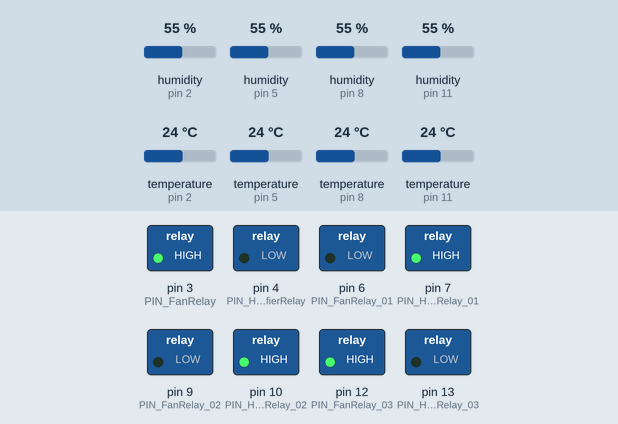
Simulated run of this sketch. Board: Arduino Uno, built with avr-gcc and run on an emulated ATmega328P. Shown: switched loads named in the sketch (green lamp = pin HIGH). The test bench sets the inputs (shaded band); at power-on: humidity (sensors on pin 2, pin 5, pin 8, pin 11) 55 %, temperature (sensors on pin 2, pin 5, pin 8, pin 11) 24 °C. What the sketch prints to the serial monitor is not drawn.

Above: at 3.5 s.
3.6 s: humidity (sensor on pin 2) set to 83 %
7.6 s: humidity (sensor on pin 2) set to 86 %
At 8.5 s:
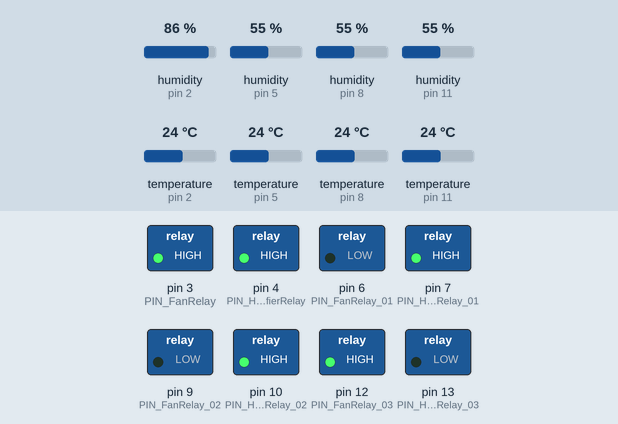
10.0 s: humidity (sensor on pin 5) set to 83 %
12.6 s: humidity (sensor on pin 5) set to 86 %
At 13.5 s:
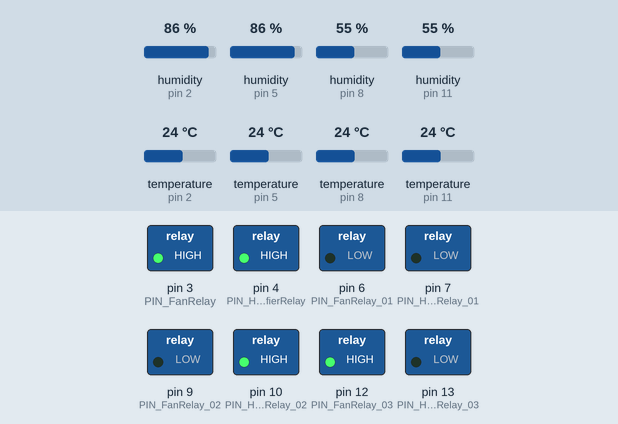
15.0 s: humidity (sensor on pin 8) set to 83 %
17.9 s: humidity (sensor on pin 8) set to 86 %
At 18.9 s:
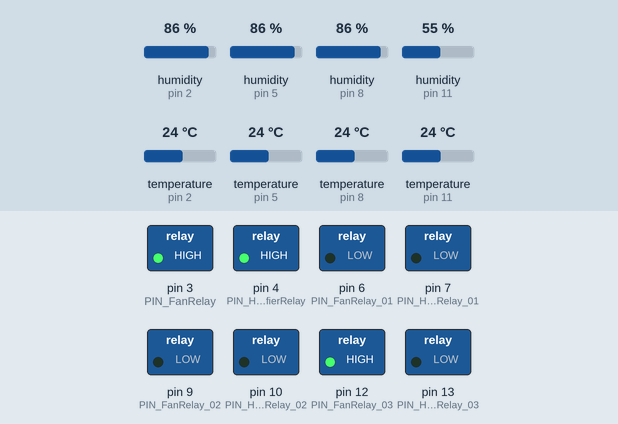
Timing chart, 0 to 20.9 s (numbered marks = the images above; inputs shaded):
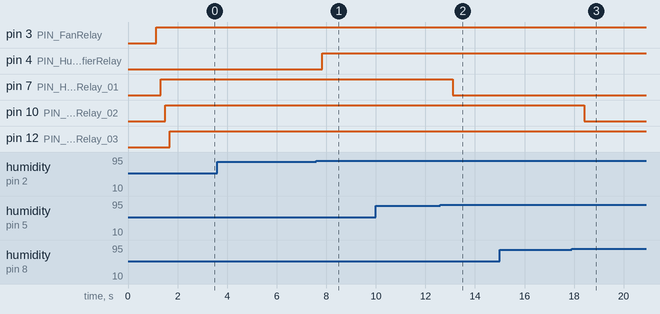

Measured:
- the behaviour switches between 84 and 85 % on humidity (sensor on pin 2) (found by bisection; images 0 and 1)
- the behaviour switches between 84 and 85 % on humidity (sensor on pin 5) (found by bisection; images 1 and 2)
- the behaviour switches between 84 and 85 % on humidity (sensor on pin 8) (found by bisection; images 2 and 3)
- after the input at 3.6 s, every drawn part: stays the same
- after the input at 7.6 s, pin 4 (PIN_HumidifierRelay): LOW → HIGH after 0.24 s
- after the input at 10.0 s, every drawn part: stays the same
- after the input at 12.6 s, pin 7 (PIN_HumidifierRelay_01): HIGH → LOW after 0.50 s
- after the input at 15.0 s, every drawn part: stays the same
- after the input at 17.9 s, pin 10 (PIN_HumidifierRelay_02): HIGH → LOW after 0.51 s

The sketch:

DHT_script_final.ino
```cpp
#include <dht11.h>
#include "Timer.h"

Timer t;
dht11 DHT11;

struct SwitchDuration
{
  long duration;
  int pin;
}SD00,SD01,SD02,SD03;

struct HumiProc
{
  int pin_DHT;
  int pin_Fan;
  int pin_Humi;
}HP00,HP01,HP02,HP03;

#define PIN_DHT11 2
#define PIN_FanRelay 3
#define PIN_HumidifierRelay 4

#define PIN_DHT11_01 5
#define PIN_FanRelay_01 6
#define PIN_HumidifierRelay_01 7

#define PIN_DHT11_02 8
#define PIN_FanRelay_02 9
#define PIN_HumidifierRelay_02 10

#define PIN_DHT11_03 11
#define PIN_FanRelay_03 12
#define PIN_HumidifierRelay_03 13

void setup()
{
  Serial.begin(9600);
  pinMode(PIN_DHT11, OUTPUT);
  pinMode(PIN_FanRelay, OUTPUT);
  pinMode(PIN_HumidifierRelay, OUTPUT);

  pinMode(PIN_DHT11_01, OUTPUT);
  pinMode(PIN_FanRelay_01, OUTPUT);
  pinMode(PIN_HumidifierRelay_01, OUTPUT);

  pinMode(PIN_DHT11_02, OUTPUT);
  pinMode(PIN_FanRelay_02, OUTPUT);
  pinMode(PIN_HumidifierRelay_02, OUTPUT);

  pinMode(PIN_DHT11_03, OUTPUT);
  pinMode(PIN_FanRelay_03, OUTPUT);
  pinMode(PIN_HumidifierRelay_03, OUTPUT);


  SD00.pin = PIN_FanRelay;  SD00.duration = 15000L;
  HP00.pin_DHT=PIN_DHT11;  HP00.pin_Fan=PIN_FanRelay;  HP00.pin_Humi=PIN_HumidifierRelay;

  SD01.pin = PIN_FanRelay_01;  SD01.duration = 15000L;
  HP01.pin_DHT=PIN_DHT11_01;  HP01.pin_Fan=PIN_FanRelay_01;  HP01.pin_Humi=PIN_HumidifierRelay_01;

  SD02.pin = PIN_FanRelay_02;  SD02.duration = 15000L;
  HP02.pin_DHT=PIN_DHT11_02;  HP02.pin_Fan=PIN_FanRelay_02;  HP02.pin_Humi=PIN_HumidifierRelay_02;

  SD03.pin = PIN_FanRelay_03;  SD03.duration = 15000L;
  HP03.pin_DHT=PIN_DHT11_03;  HP03.pin_Fan=PIN_FanRelay_03;  HP03.pin_Humi=PIN_HumidifierRelay_03;


  t.every(1000, Proc_Humidity,(void*)&HP00);
  t.every(600000, RelaySwitch, (void*)&SD00);
  t.every(1000, Proc_Humidity_R,(void*)&HP01);
  t.every(600000, RelaySwitch_R, (void*)&SD01);
  t.every(1000, Proc_Humidity_R,(void*)&HP02);
  t.every(600000, RelaySwitch_R, (void*)&SD02);
  t.every(1000, Proc_Humidity,(void*)&HP03);
  t.every(600000, RelaySwitch, (void*)&SD03);
}


void loop()
{
  t.update();
  delay(1000);
}


void Proc_Humidity(void* context)
{
  //读取传感器数据
  Serial.println("Proc_Humidity is on ");
  struct HumiProc * theHP = (struct HumiProc *)context;
  int chk = DHT11.read(theHP->pin_DHT);
  float humi = DHT11.humidity;
  float temp = DHT11.temperature;
  Send_data("I0H","I0T",humi,temp);

  Serial.print("DHT11 Humidity (%): ");
  Serial.println(humi,2);
  Serial.print("DHT11 Temperature (oC): ");
  Serial.println(temp,2);

  // body


    if(humi > 90)
    {
      Serial.println("Humidity is too high");
      Serial.flush();
      RelayOn(theHP->pin_Fan);
      RelayOff(theHP->pin_Humi);
    }
    if (humi >= 80 && humi <= 90)
    {
      Serial.println("Humidity is ok");
      Serial.flush();
      RelayOff(theHP->pin_Fan);

      if (humi >= 85)
      {
        Serial.println("Humidifier is off");
        Serial.flush();
        RelayOff(theHP->pin_Humi);  // turn the Humidifier off
      }
    }
    if(humi< 80)
    {
      Serial.println("Humidity is too low");
      Serial.flush();
      RelayOff(theHP->pin_Fan);        // turn the Fan off
      RelayOn(theHP->pin_Humi);  // turn the Humidifier on
    }
}


void Proc_Humidity_R(void* context)
{
  //读取传感器数据
  Serial.println("Proc_Humidity is on ");
  struct HumiProc * theHP = (struct HumiProc *)context;
  int chk = DHT11.read(theHP->pin_DHT);
  float humi = DHT11.humidity;
  float temp = DHT11.temperature;
  Send_data("I0H","I0T",humi,temp);

  Serial.print("DHT11 Humidity (%): ");
  Serial.println(humi,2);
  Serial.print("DHT11 Temperature (oC): ");
  Serial.println(temp,2);

  // body


    if(humi > 90)
    {
      Serial.println("Humidity is too high");
      Serial.flush();
      RelayOn_R(theHP->pin_Fan);
      RelayOff_R(theHP->pin_Humi);
    }
    if (humi >= 80 && humi <= 90)
    {
      Serial.println("Humidity is ok");
      Serial.flush();
      RelayOff_R(theHP->pin_Fan);

      if (humi >= 85)
      {
        Serial.println("Humidifier is off");
        Serial.flush();
        RelayOff_R(theHP->pin_Humi);  // turn the Humidifier off
      }
    }
    if(humi< 80)
    {
      Serial.println("Humidity is too low");
      Serial.flush();
      RelayOff_R(theHP->pin_Fan);        // turn the Fan off
      RelayOn_R(theHP->pin_Humi);  // turn the Humidifier on
    }
}


void Send_data(String INH,String INT,float humi,float temp)
{
  Serial.print("{\"");
  Serial.print(INH);
  Serial.print("\":");
  Serial.print(humi);
  Serial.print(",\"");
  Serial.print(INT);
  Serial.print("\":");
  Serial.print(temp);
  Serial.println("}");
  Serial.flush();
}


void RelayOn(int pin)
{
  Serial.print("Pin state is on for ");
  Serial.println(pin);
  digitalWrite(pin, LOW);   // turn the Fun on
}
void RelayOff(int pin)
{
  Serial.print("Pin state is off for ");
  Serial.println(pin);
  digitalWrite(pin, HIGH);   // turn the Fun on
}

void RelaySwitch(void* context)
{
  Serial.println("RelaySwitch proc is on: ");
  struct SwitchDuration * theSD = (struct SwitchDuration *)context;
  RelayOn(theSD->pin);
  delay(theSD->duration);
  RelayOff(theSD->pin);
}


void RelayOn_R(int pin)
{
  Serial.print("Pin state is on for ");
  Serial.println(pin);
  digitalWrite(pin, HIGH);   // turn the Fun on
}
void RelayOff_R(int pin)
{
  Serial.print("Pin state is off for ");
  Serial.println(pin);
  digitalWrite(pin, LOW);   // turn the Fun on
}

void RelaySwitch_R(void* context)
{
  Serial.println("RelaySwitch proc is on: ");
  struct SwitchDuration * theSD = (struct SwitchDuration *)context;
  RelayOn_R(theSD->pin);
  delay(theSD->duration);
  RelayOff_R(theSD->pin);
}
```
